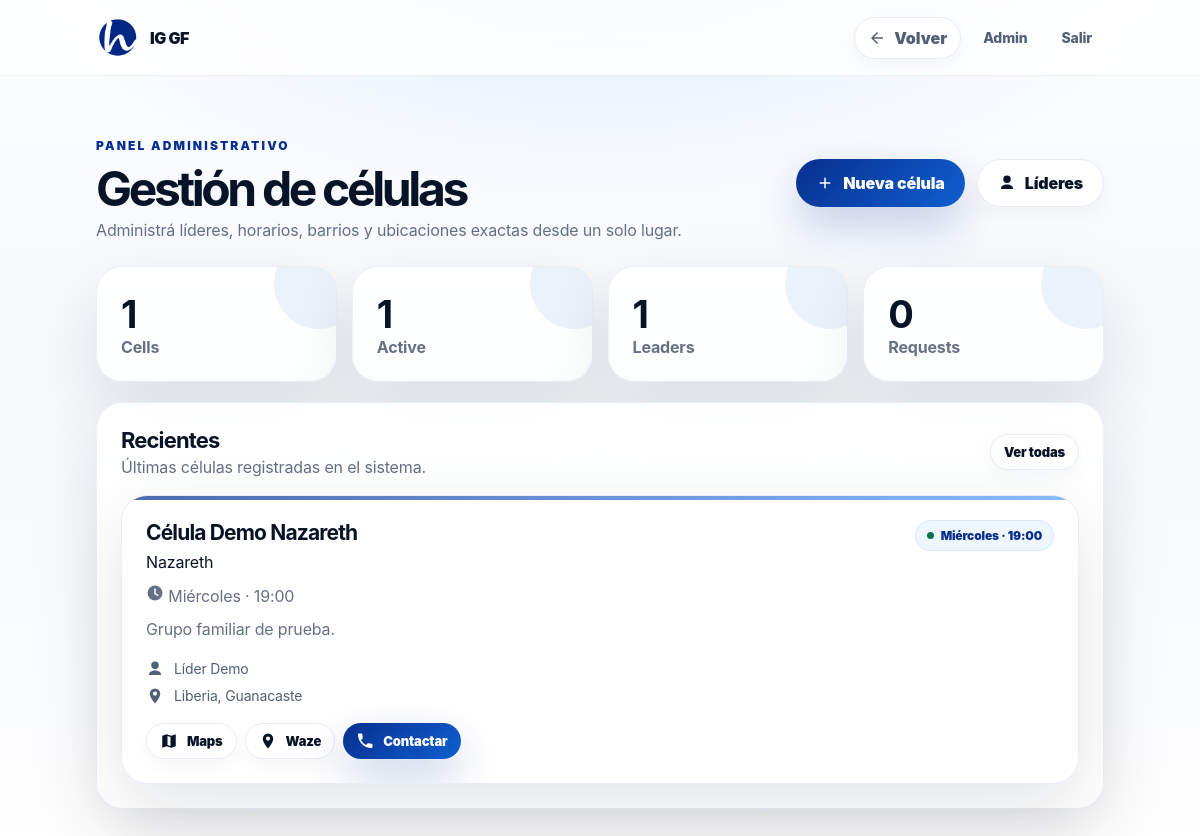
The page /admin (signed in) on the database its author committed.
### app.py (models this page shows, shortened)
class Cell(db.Model):
    id = db.Column(db.Integer, primary_key=True)
    name = db.Column(db.String(150), nullable=False)
    leader_id = db.Column(db.Integer, db.ForeignKey('user.id'), nullable=True)
    leader = db.relationship('User', backref='cells')
    barrio = db.Column(db.String(120), nullable=False)
    barrio_other = db.Column(db.String(120), nullable=True)
    address = db.Column(db.String(255), nullable=False)
    day = db.Column(db.String(20), nullable=False)
    time = db.Column(db.String(10), nullable=False)
    phone = db.Column(db.String(30), nullable=True)
    description = db.Column(db.Text, nullable=True)
    google_maps_url = db.Column(db.Text, nullable=True)
    waze_url = db.Column(db.Text, nullable=True)
    latitude = db.Column(db.Float, nullable=True)
    longitude = db.Column(db.Float, nullable=True)
    status = db.Column(db.String(20), default='active') # active, paused, full
    created_at = db.Column(db.DateTime, default=datetime.utcnow)

class User(db.Model, UserMixin):
    id = db.Column(db.Integer, primary_key=True)
    name = db.Column(db.String(120), nullable=False)
    email = db.Column(db.String(180), unique=True, nullable=False)
    phone = db.Column(db.String(30), nullable=True)
    password_hash = db.Column(db.String(255), nullable=False)
    role = db.Column(db.String(20), nullable=False, default='leader') # admin, leader, member-reserved
    active = db.Column(db.Boolean, default=True)
    created_at = db.Column(db.DateTime, default=datetime.utcnow)

### app.py (the view)
@app.route('/admin')
@login_required
@admin_required
def admin_dashboard():
    stats = {'cells':Cell.query.count(),'active':Cell.query.filter_by(status='active').count(),'leaders':User.query.filter_by(role='leader').count(),'requests':LeadRequest.query.count()}
    recent = Cell.query.order_by(Cell.created_at.desc()).limit(6).all()
    return render_template('admin/dashboard.html', stats=stats, recent=recent)

### app.py (called while the page is built)
@login_manager.user_loader
def load_user(user_id):
    return User.query.get(int(user_id))

def admin_required(fn):
    @wraps(fn)
    def wrapper(*args, **kwargs):
        if not current_user.is_authenticated or current_user.role != 'admin': abort(403)
        return fn(*args, **kwargs)
    return wrapper

@app.context_processor
def inject_globals():
    return dict(DAYS=DAYS, HOURS=HOURS, BARRIOS_LIBERIA=BARRIOS_LIBERIA, APP_PUBLIC_URL=APP_PUBLIC_URL)

### templates/admin/dashboard.html
{% extends 'base.html' %}{% block content %}
<section class="dash-head fade-up shell">
  <div>
    <p class="eyebrow">Panel administrativo</p>
    <h1>Gestión de células</h1>
    <p>Administrá líderes, horarios, barrios y ubicaciones exactas desde un solo lugar.</p>
  </div>
  <div class="actions">
    <a class="btn primary" href="{{ url_for('admin_cell_new') }}"><span class="icon plus"></span>Nueva célula</a>
    <a class="btn ghost" href="{{ url_for('admin_leaders') }}"><span class="icon user"></span>Líderes</a>
  </div>
</section>
<section class="stats shell fade-up delay-1">
  {% for k,v in stats.items() %}<div class="stat"><strong>{{v}}</strong><span>{{k}}</span></div>{% endfor %}
</section>
<section class="panel shell fade-up delay-2">
  <div class="panel-title"><div><h2>Recientes</h2><p>Últimas células registradas en el sistema.</p></div><a class="btn small ghost" href="{{ url_for('admin_cells') }}">Ver todas</a></div>
  <div class="grid cards">{% for c in recent %}{% include 'partials/cell_card.html' %}{% else %}<div class="empty">Todavía no hay células registradas.</div>{% endfor %}</div>
</section>
{% endblock %}

### templates/base.html (shortened to what this page needs)
<!doctype html>
<html lang="es">
<head>
  <link rel="stylesheet" href="{{ url_for('static', filename='css/app.css') }}">
</head>
<body>
  <nav class="nav">
    <a class="brand" href="{{ url_for('public_home') }}" aria-label="Inicio">
      <img src="{{ url_for('static', filename='img/hosanna-logo.png') }}" onerror="this.style.display='none'" alt="IG GF">
      <span>IG GF</span>
    </a>
    <div class="nav-actions">
      {% if current_user.is_authenticated %}
        <button type="button" class="nav-back" onclick="history.length>1?history.back():location.href='{{ url_for('public_home') }}'">
          <span class="icon arrow-left"></span>Volver
        </button>
        {% if current_user.role=='admin' %}
          <a href="{{ url_for('admin_dashboard') }}">Admin</a>
        {% else %}
          <a href="{{ url_for('leader_dashboard') }}">Mi célula</a>
        {% endif %}
        <a href="{{ url_for('logout') }}">Salir</a>
      {% else %}
        <a href="{{ url_for('login') }}">Ingresar</a>
      {% endif %}
    </div>
  </nav>
  <main class="page">
    {% block content %}{% endblock %}
  </main>
</body>
</html>

### templates/partials/cell_card.html
<article class="card">
  <div class="card-top">
    <div>
      <h3>{{ c.name }}</h3>
      <p>{{ c.barrio_other or c.barrio }}</p>
    </div>
    {% if c.distance_label is defined %}
      <span class="pill distance-pill"><span class="icon location"></span>{{ c.distance_label }}</span>
    {% else %}
      <span class="pill status-pill"><span class="status-dot"></span>{{ c.day }} · {{ c.time }}</span>
    {% endif %}
  </div>
  {% if c.distance_label is defined %}
    <p class="distance-line"><span class="icon location"></span>{{ c.distance_label }} de tu ubicación</p>
    <p class="muted"><span class="icon clock"></span> {{ c.day }} · {{ c.time }}</p>
  {% else %}
    <p class="muted"><span class="icon clock"></span> {{ c.day }} · {{ c.time }}</p>
  {% endif %}
  <p class="muted">{{ c.description or 'Célula disponible para integrarte.' }}</p>
  <div class="meta">
    <span><i class="icon user"></i>{{ c.leader.name if c.leader else 'Líder por asignar' }}</span>
    <span><i class="icon location"></i>{{ c.address }}</span>
  </div>
  <div class="card-actions">
    {% if c.google_maps_url %}<a class="btn small ghost" target="_blank" href="{{ c.google_maps_url }}"><span class="icon map"></span>Maps</a>{% endif %}
    {% if c.waze_url %}<a class="btn small ghost" target="_blank" href="{{ c.waze_url }}"><span class="icon location"></span>Waze</a>{% endif %}
    {% if c.phone %}<a class="btn small primary" href="sms:{{ c.phone }}"><span class="icon phone"></span>Contactar</a>{% endif %}
  </div>
</article>

### rows shown on the page
Cell: id "1", status "Active", name "Célula Demo Nazareth", barrio_other+barrio "Nazareth", day "Miércoles", time "19:00", description "Grupo familiar de prueba.", leader "Líder Demo", address "Liberia, Guanacaste"

### other values the page prints
{{ v }} "1" "1" "0"
{{ k }} "Cells" "Leaders" "Requests"
